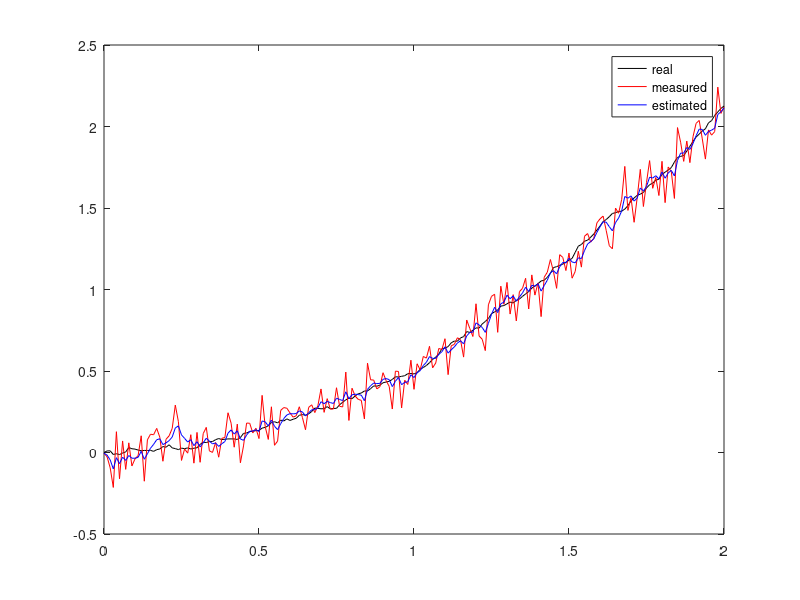

Source code (MATLAB):
clear all; clc; clf;

% Simulation Parameters
seconds=2;
dt=.01;
steps=seconds/dt;
timeline=0:dt:seconds;
% For linear systems 

% A Matrix
A=[0 1;
   0 0];
% B Matrix
B=[0 0;
   0 1];
% H (observation) Matrix
H=[1 0;
   0 0];
% Q (process error) Matrix
Q=eye(size(A))*1;
% ATTENTION:for the next part take care with the dt variable, if the noise of your process is respect to time
w=Q*randn(size(Q,2),1)*dt; % w_k~N(0,Q) (montecarlo in process) 
% R (measurements error) Matrix
R=eye(size(A))*.1;

% Initial state
x=[0;0]; 
% First covariance estimate
P=eye(size(A))*.1;

xs=x; % all states (x) of the system

%% System simulation
for i=1:steps
  u=[0;1];
  % cumulative error
  w=Q*randn(size(Q,2),1)*dt;  % w_k~N(0,Q) (montecarlo in process)
  % if we have dx=Ax+Bu then our next state is going to be  x_{k}=(I+Adt)x_{k-1}+Budt+w
  xhat=(eye(size(A))+A*dt)*x+B*u*dt+w;
  xs=[xs,xhat];
  x=xhat;
end;
%% Measurements simulation
% non cumulative error for measurement
xm=xs+R*randn(size(xs));



%% plot(timeline(:),xs(1,:),'k',...
%% 	timeline(:),xm(1,:),'r-')

%% Kalman Filter
x=xm(:,1); %% first estimated state
xk=x; %% estimated states
F=eye(size(A))+A*dt;
for i=2:steps+1
  %% Prediction Step
  %% xhat=F*x+B*u; % Predicted state estimate with discrete time
  xhat=F*x+B*u*dt; % Predicted state estimate
  Phat=F*P*F'+Q*dt; % Predicted estimate covariance
  %% Observation Step
  z=xm(:,i);
  y=z-H*xhat; % Innovation: Measurement residual
  S=H*Phat*H'+R; % Innovation: Residual Covariance
  %% Update Step
  K=Phat*H'*inv(S); % Kalman gain
  x=xhat+K*y; % Updated state estimate
  xk=[xk,x];
  P=(eye(size(A))-K*H)*Phat;
end;

plot(timeline,xs(1,:),'k',...
	timeline,xm(1,:),'r-',...
	timeline,xk(1,:),'b');
legend('real','measured','estimated');
